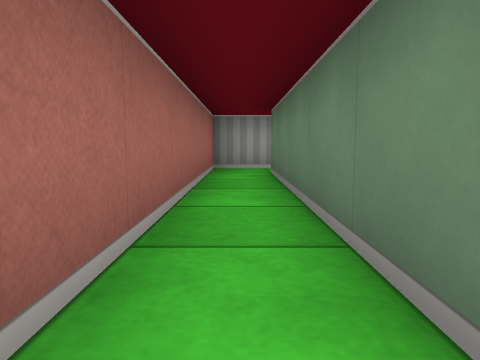
View 1 (above)

15 first-person views from a walk through a cub3D maze. The camera is about half as high as the walls, tilts 6° down and sees 70° across. The floor is counted in squares. Each view is taken from the middle of a square. On the plan, view 1 faces up. The plan holds only what a view shows up to about 9 squares ahead; the rest is blank.

View 2
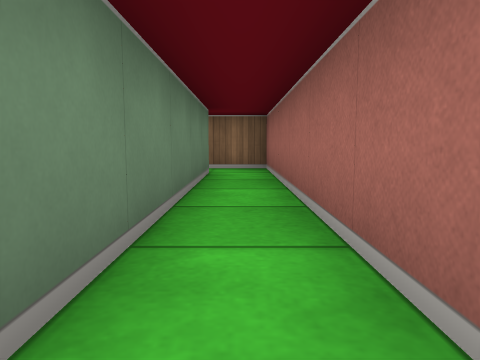

View 3
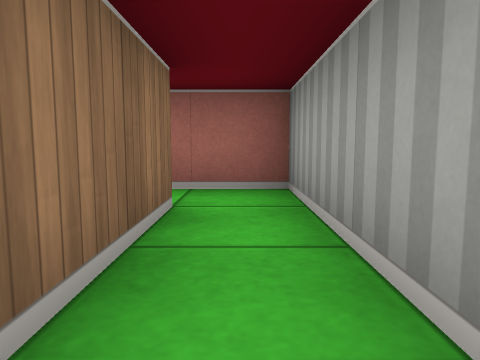

View 4
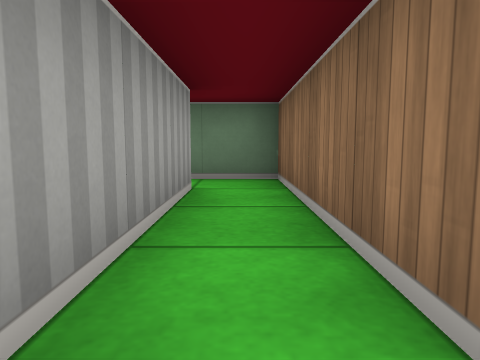

View 5
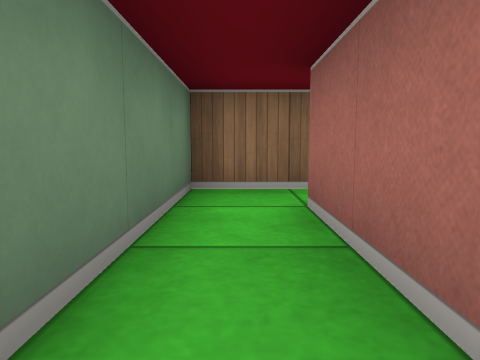

View 6
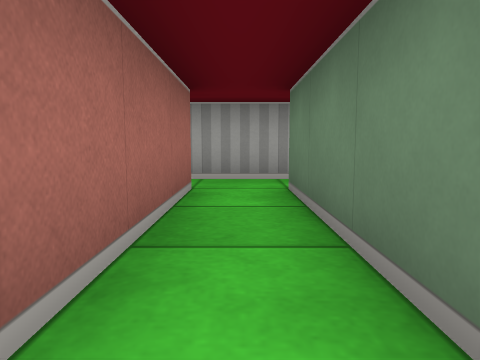

View 7
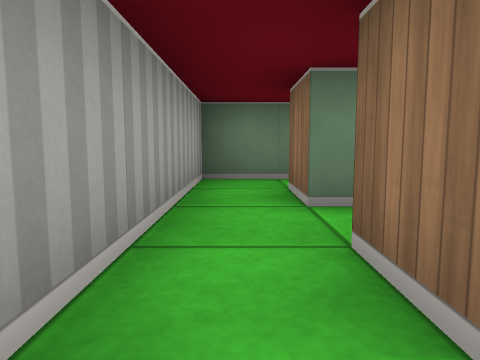

View 8
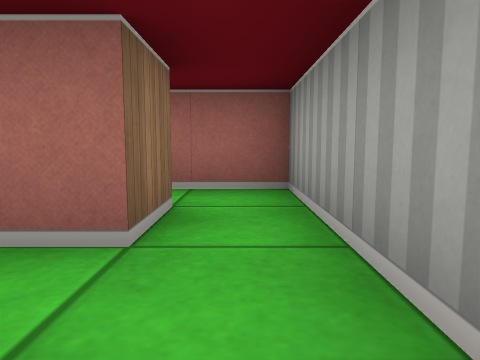

View 9
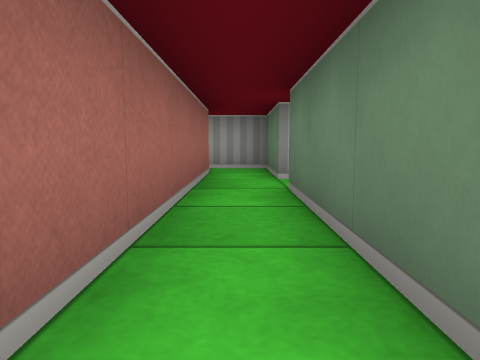

View 10
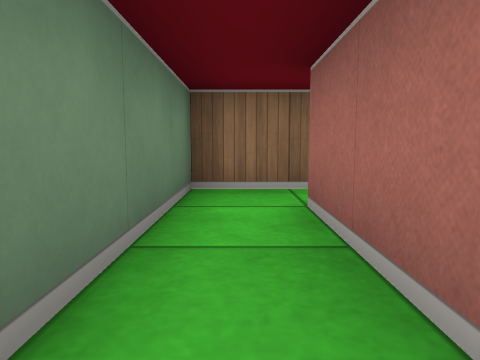

View 11
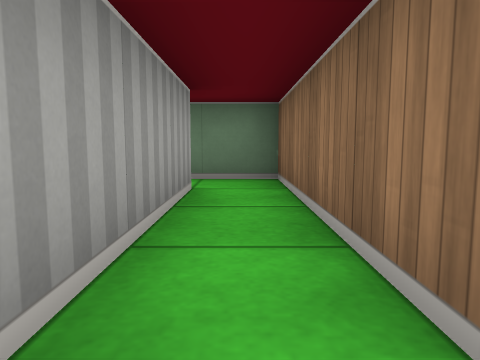

View 12
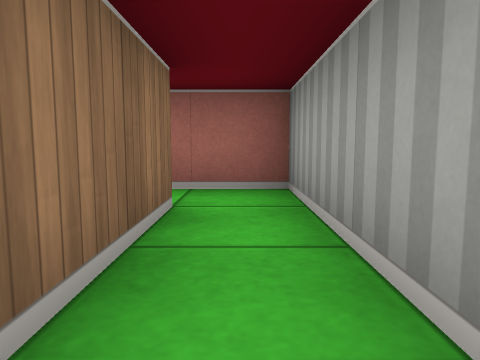

View 13
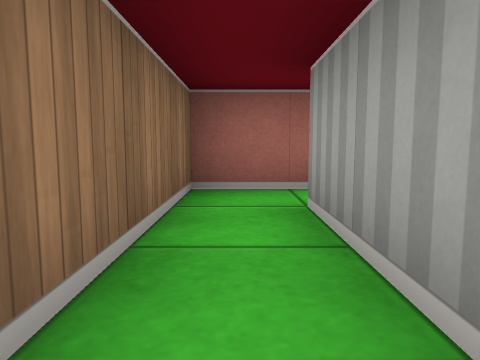

View 14
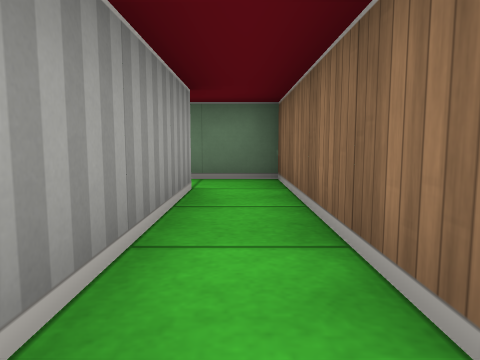

View 15
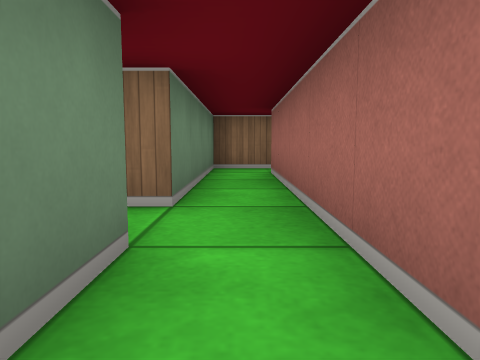

### Floor plan
Points are (right, up) in squares from view 1. A wall is a line through its corners. A room is listed if a view was taken in it or the views show most of it. See-through windows are left out.
Room 1 (views 1, 13, 14)
walls: (3.5, 0.5) (0.5, 0.5); (-0.5, 0.5) (-0.5, -0.5) (4.5, -0.5) (4.5, 0.8)
ways out: opening at (0, 1) to room 2; opening at (4, 1)
Room 2 (views 2, 3, 4)
walls: (0.5, 0.5) (0.5, 5.5) (3.5, 5.5); (3.5, 6.5) (-0.5, 6.5) (-0.5, 0.5)
ways out: opening at (0, 1) to room 1; opening at (4, 6) to room 3
Room 3 (views 5, 6)
walls: (3.5, 9.5) (3.5, 6.5); (3.5, 5.5) (4.5, 5.5) (4.5, 9.5); (4.5, 10.5) (3.5, 10.5)
ways out: opening at (4, 6) to room 2; opening at (3, 10) to room 4; opening at (5, 10) to room 5
Room 4 (view 7)
walls: (2.5, 9.5) (3.5, 9.5); (3.5, 10.5) (1.5, 10.5) (1.5, 9.2)
ways out: opening at (3, 10) to room 3; opening at (2, 9)
Room 5 (views 8, 15)
walls: (4.5, 9.5) (5.5, 9.5) (5.5, 8.5); (6.5, 8.5) (6.5, 10.5) (4.5, 10.5)
ways out: opening at (5, 10) to room 3; opening at (6, 9) to room 6
Room 6 (views 9, 10)
walls: (5.5, 3.5) (6.5, 3.5) (6.5, 7.5); (5.5, 8.5) (5.5, 4.5)
ways out: opening at (6, 9) to room 5; opening at (6, 4) to room 7; opening at (7, 8)
Room 7 (views 11, 12)
walls: (2.5, 3.5) (5.5, 3.5); (5.5, 4.5) (1.5, 4.5) (1.5, 3.2)
ways out: opening at (6, 4) to room 6

Positions as (right, up) in squares from view 1, and headings:
1: (0, 0), facing up
2: (0, 6), facing down
3: (3, 6), facing left
4: (0, 6), facing right
5: (4, 9), facing down
6: (4, 6), facing up
7: (2, 10), facing right
8: (5, 10), facing left
9: (6, 4), facing up
10: (6, 7), facing down
11: (2, 4), facing right
12: (5, 4), facing left
13: (3, 0), facing left
14: (0, 0), facing right
15: (6, 10), facing down
